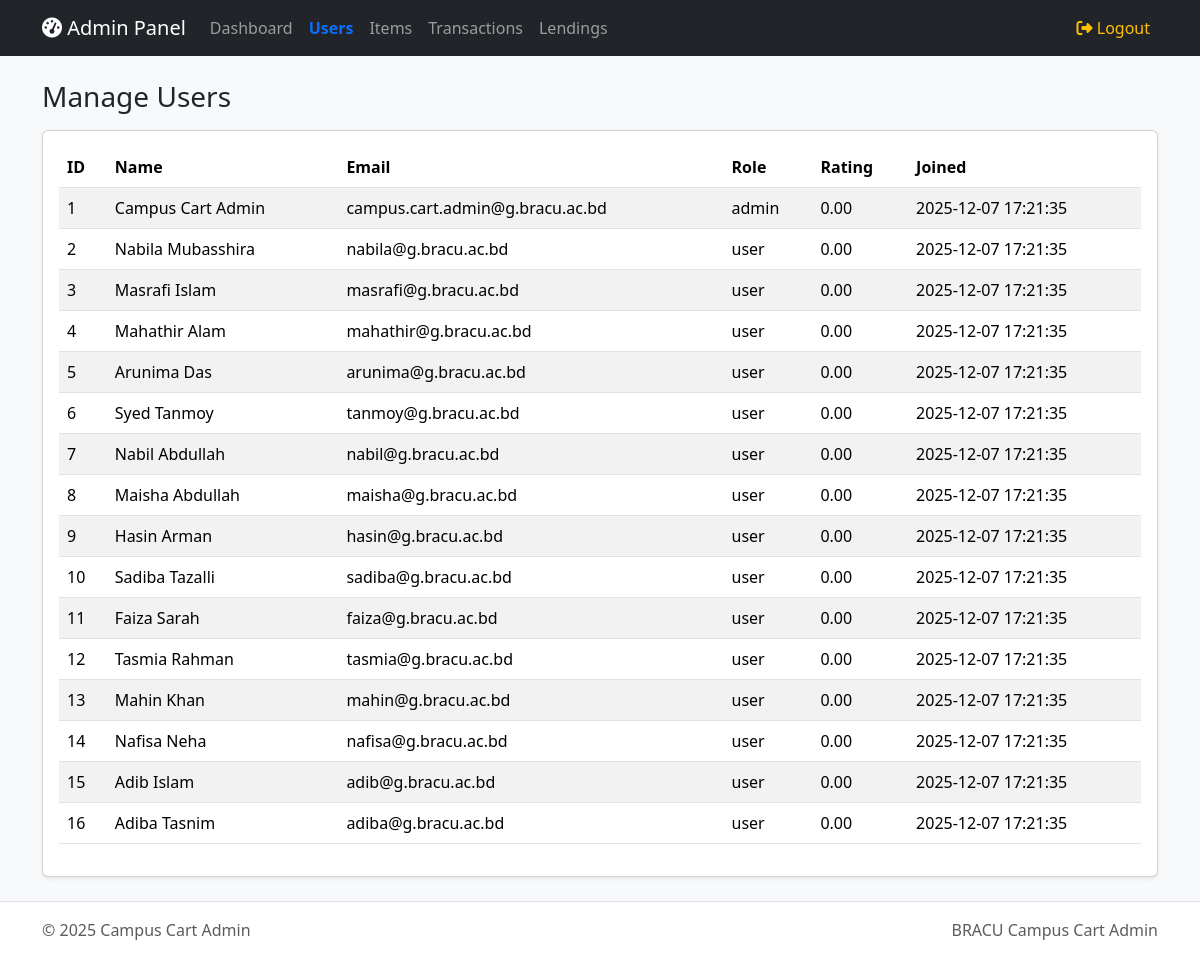
The page /admin/users.php (signed in) on the database its author committed.
### tables this page shows
CREATE TABLE users (
  id INT AUTO_INCREMENT PRIMARY KEY,
  name VARCHAR(100) NOT NULL,
  email VARCHAR(100) NOT NULL,
  password VARCHAR(20) NOT NULL,
  role ENUM('user','admin') DEFAULT 'user',
  rating_avg DECIMAL(4,2) NOT NULL DEFAULT 0.00,
  rating_count INT NOT NULL DEFAULT 0,
  created_at DATETIME DEFAULT CURRENT_TIMESTAMP,
  UNIQUE KEY email (email)
);

### admin/users.php (the view, shortened to what this page needs)
<?php
require_once __DIR__ . '/includes/header.php';
$sql = "SELECT id, name, email, role, rating_avg, created_at FROM users";
$sql .= " ORDER BY id ASC";
$stmt = $conn->prepare($sql);
$stmt->execute();
$users = $stmt->get_result();
?>
<div class="d-flex justify-content-between align-items-center mb-3">
  <h3 class="mb-0">Manage Users</h3>
</div>
<div class="card shadow-sm">
  <div class="card-body">
    <div class="table-responsive">
      <table class="table table-striped align-middle">
        <thead>
          <tr>
            <th>ID</th>
            <th>Name</th>
            <th>Email</th>
            <th>Role</th>
            <th>Rating</th>
            <th>Joined</th>
          </tr>
        </thead>
        <tbody>
          <?php while ($user = $users->fetch_assoc()): ?>
            <tr>
              <td><?php echo (int)$user['id']; ?></td>
              <td><?php echo htmlspecialchars($user['name']); ?></td>
              <td><?php echo htmlspecialchars($user['email']); ?></td>
              <td><?php echo htmlspecialchars($user['role']); ?></td>
              <td><?php echo htmlspecialchars($user['rating_avg']); ?></td>
              <td><?php echo htmlspecialchars($user['created_at']); ?></td>
            </tr>
          <?php endwhile; ?>
        </tbody>
      </table>
    </div>
  </div>
</div>
<?php require_once __DIR__ . '/includes/footer.php'; ?>

### assets/css/style.css (style rules this page uses)
:root { --cc-primary: #0d6efd; }
.card { transition: box-shadow 0.15s ease; }

### rows shown on the page
users: id "1", name "Campus Cart Admin", email "campus.cart.admin@g.bracu.ac.bd", role "admin", rating_avg "0.00", created_at "2025-12-07 17:21:35"
users: id "2", name "Nabila Mubasshira", email "nabila@g.bracu.ac.bd", role "user", rating_avg "0.00", created_at "2025-12-07 17:21:35"
users: id "3", name "Masrafi Islam", email "masrafi@g.bracu.ac.bd", role "user", rating_avg "0.00", created_at "2025-12-07 17:21:35"
users: id "4", name "Mahathir Alam", email "mahathir@g.bracu.ac.bd", role "user", rating_avg "0.00", created_at "2025-12-07 17:21:35"
users: id "5", name "Arunima Das", email "arunima@g.bracu.ac.bd", role "user", rating_avg "0.00", created_at "2025-12-07 17:21:35"
users: id "6", name "Syed Tanmoy", email "tanmoy@g.bracu.ac.bd", role "user", rating_avg "0.00", created_at "2025-12-07 17:21:35"
users: id "7", name "Nabil Abdullah", email "nabil@g.bracu.ac.bd", role "user", rating_avg "0.00", created_at "2025-12-07 17:21:35"
users: id "8", name "Maisha Abdullah", email "maisha@g.bracu.ac.bd", role "user", rating_avg "0.00", created_at "2025-12-07 17:21:35"
users: id "9", name "Hasin Arman", email "hasin@g.bracu.ac.bd", role "user", rating_avg "0.00", created_at "2025-12-07 17:21:35"
users: id "10", name "Sadiba Tazalli", email "sadiba@g.bracu.ac.bd", role "user", rating_avg "0.00", created_at "2025-12-07 17:21:35"
users: id "11", name "Faiza Sarah", email "faiza@g.bracu.ac.bd", role "user", rating_avg "0.00", created_at "2025-12-07 17:21:35"
users: id "12", name "Tasmia Rahman", email "tasmia@g.bracu.ac.bd", role "user", rating_avg "0.00", created_at "2025-12-07 17:21:35"
users: id "13", name "Mahin Khan", email "mahin@g.bracu.ac.bd", role "user", rating_avg "0.00", created_at "2025-12-07 17:21:35"
users: id "14", name "Nafisa Neha", email "nafisa@g.bracu.ac.bd", role "user", rating_avg "0.00", created_at "2025-12-07 17:21:35"
users: id "15", name "Adib Islam", email "adib@g.bracu.ac.bd", role "user", rating_avg "0.00", created_at "2025-12-07 17:21:35"
users: id "16", name "Adiba Tasnim", email "adiba@g.bracu.ac.bd", role "user", rating_avg "0.00", created_at "2025-12-07 17:21:35"
